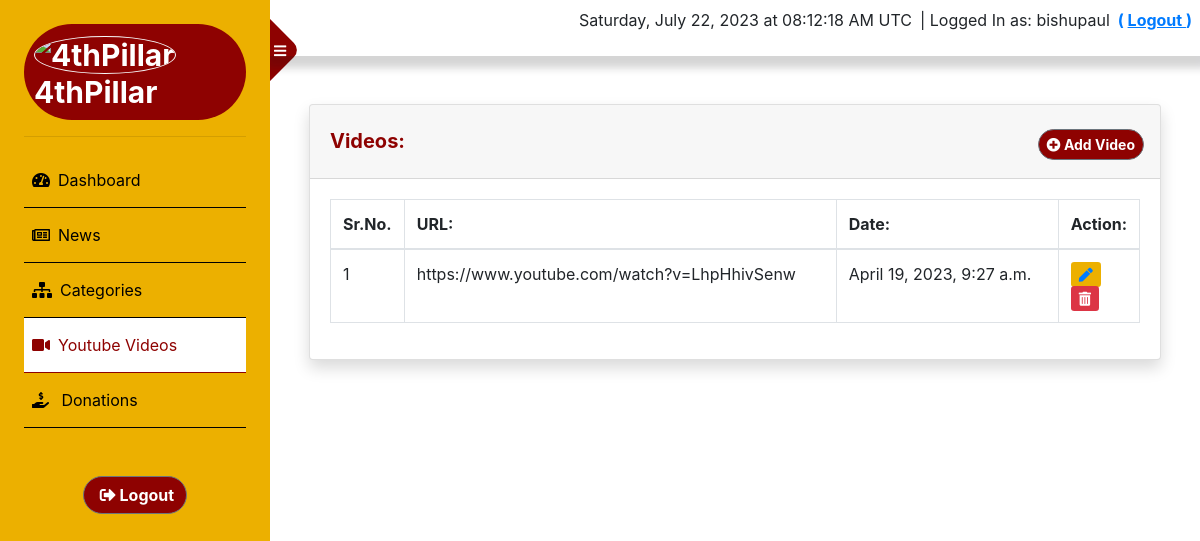
The page /videos/ (signed in) on the database its author committed.
### news/models.py (models this page shows, shortened)
class Videos(models.Model):
    url=EmbedVideoField()
    date=models.DateTimeField(auto_now_add=True)

### news/views.py (the view)
# urls.py: path('videos/', Admin_Videos,name='videos'),
@login_required(login_url='login')
def Admin_Videos(request):
    videos= Videos.objects.all().order_by('-date')
    navbar = 'videos'
    context={'navbar':navbar,'videos':videos}
    return render(request,'for_admin/admin_videos.html',context)

### news/templates/for_admin/admin_videos.html (shortened to what this page needs)
{% extends 'for_admin/admin_base.html' %}
{% load static %}
{% block body %}
<div class="container-fluid">
    <div class="card shadow mb-4">
        <div class="card-header py-4">
            <h5 class='d-inline font-weight-bold textred'>Videos:</h5>
            <div class='d-inline mr-3 'style="position: absolute; right: 0;">
                <a class="btn btn-secondary btn-sm red rounded-pill mb-2" href="{% url 'addvideo' %}" >
                    <i class="fas fa-plus-circle"></i><b> Add Video </b></a>
            </div>
        </div>
        <div class="card-body">
            <div class="table-responsive">
                <table class="table table-bordered" id="NewsTable" width="100%" cellspacing="0">
                    <thead>
                        <tr>
                            <th>Sr.No.</th>
                            <th>URL:</th>
                            <th>Date:</th>
                            <th>Action:</th>
                        </tr>
                    </thead>
                    <tbody>
                        {% for v in videos %}
                            <tr>
                                <td width="1%">{{ forloop.counter }}</td>
                                <td>{{v.url}}</td>
                                <td>{{v.date}} </td>
                                <td width="6%" >
                                    <a title="Edit" class="btn-sm yellow mb-2" href="{% url 'editvideo' v.pk%}" ><i class="fas fa-pen"></i></a>
                                    <a title="Delete " class="btn-sm btn-danger mb-2" href="{% url 'delvideo' v.pk%}" onclick="return confirm('Are you sure you want to delete this item?');"><i class="fas fa-trash-alt"></i></a>
                                </td>
                            </tr>
                        {% endfor %}
                    </tbody>
                </table>
            </div>
        </div>
    </div>
</div>
<link rel="stylesheet" href="https://cdn.datatables.net/1.13.1/css/dataTables.bootstrap5.min.css">
{% endblock %}

### news/templates/for_admin/admin_base.html (shortened to what this page needs)
<!DOCTYPE html>
<html>
<head>
{% load static %}
<link rel="stylesheet" href="https://stackpath.bootstrapcdn.com/bootstrap/4.3.1/css/bootstrap.min.css">
<link rel="stylesheet" href="https://use.fontawesome.com/releases/v5.6.1/css/all.css">
<link rel="stylesheet" href="{% static 'foradmin.css' %}">
</head>
<body onload=display_ct();>
<div class="wrapper d-flex align-items-stretch">
    <nav id="sidebar">
        <div class="custom-menu">
            <button type="button" id="sidebarCollapse" class="btn btn-primary">
                <i class="fa fa-bars"></i>
            </button>
        </div>
        <div class="p-4">
            <h1 class="red rounded-pill" >
                <img class= "rounded-circle border border-light" src="{% static 'logo.png' %}" alt="4thPillar" width='40' height="40">
                <span > 4thPillar </span>
            </h1>
            <hr>
            <ul class="list-unstyled components mb-5">
                <li class="{% if navbar == 'dashboard' %} active {% endif %}">
                    <a href="{% url 'dashboard' %}"> <i class="fas fa-tachometer-alt mx-2"></i>Dashboard</a>
                </li>
                <li class="{% if navbar == 'news' %} active {% endif %}">
                    <a href="{% url 'admin_news' %}"><i class="far fa-newspaper mx-2"></i>News</a>
                </li>
                <li class="{% if navbar == 'category' %} active {% endif %}">
                    <a href="{% url 'admin_category' %}"><i class="fas fa-sitemap mx-2"></i>Categories</a>
                </li>
                <li class="{% if navbar == 'videos' %} active {% endif %}">
                    <a href="{% url 'videos' %}"><i class="fas fa-video mx-2"></i>Youtube Videos</a>
                </li>
                <li class="{% if navbar == 'donations' %} active {% endif %}">
                    <a href="{% url 'donations' %}"><i class="fas fa-hand-holding-usd mx-2"></i> </i>Donations</a>
                </li>
            </ul>
            <span class="d-flex justify-content-center"><a class=" btn btn-secondary red rounded-pill"
                style="color:white"  href="{% url 'logout' %}"><b><i class="fas fa-sign-out-alt mx-1"></i>Logout</b></a>
            </span>
        </div>
    </nav>
    <div id="content" >
        <div class="container-fluid p-md-2 " style="box-shadow: 2px 6px 8px 6px rgba(22, 22, 26, 0.18);">
            <div class="d-flex justify-content-end ">
                <p id='dtText'></p>
                <p class="mx-2"> | Logged In as: {{request.user}}</p>
                <span><a  href="{% url 'logout' %}"><b>( <u>Logout </u> )</b></a></span>
            </div>
        </div>
        <div class="container-fluid px-4">
            <br><br>
            {% block body %} {% endblock %}
        </div>
    </div>
</div>
</body>
</html>

### news/static/foradmin.css (style rules this page uses)
:root { ---red:#8e0201; ---yellow:#ecb000; ---gray:#585455; }
.red { background-color: #8e0201; }
.textred { color:#8e0201; }
.yellow { background-color:#ecb000; }
button { -webkit-transition: 0.3s all ease; -o-transition: 0.3s all ease; transition: 0.3s all ease; }
.wrapper { width: 100%; }
#sidebar { min-width: 270px; max-width: 270px; background: #ecb000; color: black; -webkit-transition: all 0.3s; -o-transition: all 0.3s; transition: all 0.3s; position: relative; }
#sidebar h1 { font-weight: 700; font-size: 30px; color: white; padding: 10px; }
#sidebar ul.components { padding: 0; }
#sidebar ul li { font-size: 16px; }
#sidebar ul li a { padding: 15px 0; display: block; color: black; border-bottom: 1px solid ; }
#sidebar ul li.active > a { color:var(---red); background-color: rgb(255, 255, 255); }
#sidebar .custom-menu { display: inline-block; position: absolute; top: 20px; right: 0; margin-right: -20px; -webkit-transition: 0.3s; -o-transition: 0.3s; transition: 0.3s; }
#sidebar .custom-menu .btn { width: 60px; height: 60px; border-radius: 50%; position: relative; }
#sidebar .custom-menu .btn i { margin-right: -40px; font-size: 14px; }
#sidebar .custom-menu .btn.btn-primary { background: transparent; border-color: transparent; }
#sidebar .custom-menu .btn.btn-primary:after { z-index: -1; position: absolute; top: 0; left: 0; right: 0; bottom: 0; content: ""; -webkit-transform: rotate(45deg); -ms-transform: rotate(45deg); transform: rotate(45deg); background: var(---red); border-radius: 10px; }
#content { width: 100%; padding: 0; min-height: 100vh; -webkit-transition: all 0.3s; -o-transition: all 0.3s; transition: all 0.3s; }

### rows shown on the page
Videos: url "https://www.youtube.com/watch?v=LhpHhivSenw", date "April 19, 2023, 9:27 a.m."

### other values the page prints
{{ request.user }} "bishupaul"
